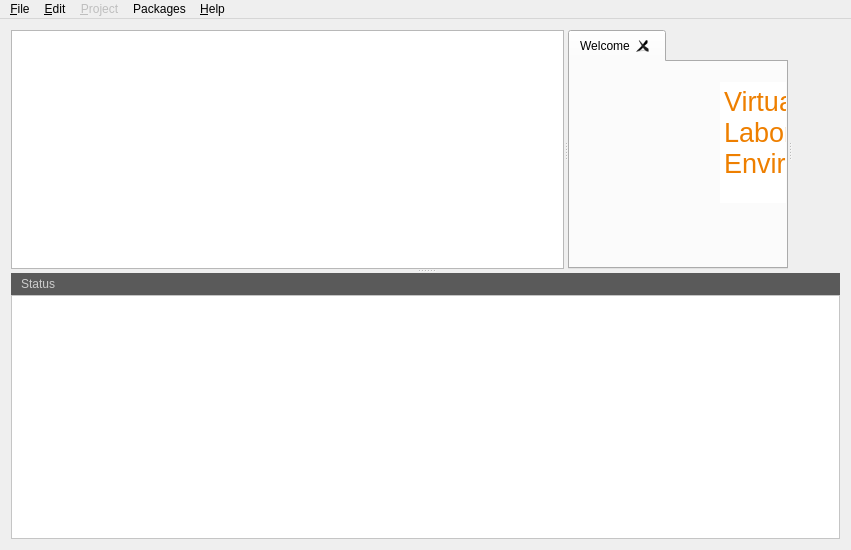
<?xml version="1.0" encoding="UTF-8"?>
<ui version="4.0">
 <class>gvleWin</class>
 <widget class="QMainWindow" name="gvleWin">
  <property name="geometry">
   <rect>
    <x>0</x>
    <y>0</y>
    <width>851</width>
    <height>550</height>
   </rect>
  </property>
  <property name="windowTitle">
   <string>gvleWin</string>
  </property>
  <widget class="QWidget" name="centralWidget">
   <layout class="QGridLayout" name="gridLayout">
    <item row="0" column="0">
     <widget class="QSplitter" name="splitter_2">
      <property name="sizePolicy">
       <sizepolicy hsizetype="Expanding" vsizetype="Expanding">
        <horstretch>0</horstretch>
        <verstretch>0</verstretch>
       </sizepolicy>
      </property>
      <property name="orientation">
       <enum>Qt::Vertical</enum>
      </property>
      <property name="childrenCollapsible">
       <bool>false</bool>
      </property>
      <widget class="QSplitter" name="splitter">
       <property name="sizePolicy">
        <sizepolicy hsizetype="Expanding" vsizetype="Expanding">
         <horstretch>0</horstretch>
         <verstretch>0</verstretch>
        </sizepolicy>
       </property>
       <property name="orientation">
        <enum>Qt::Horizontal</enum>
       </property>
       <widget class="QStackedWidget" name="leftCol">
        <property name="sizePolicy">
         <sizepolicy hsizetype="Expanding" vsizetype="Expanding">
          <horstretch>0</horstretch>
          <verstretch>0</verstretch>
         </sizepolicy>
        </property>
        <property name="frameShadow">
         <enum>QFrame::Plain</enum>
        </property>
        <property name="lineWidth">
         <number>0</number>
        </property>
        <property name="midLineWidth">
         <number>0</number>
        </property>
        <property name="currentIndex">
         <number>0</number>
        </property>
        <widget class="QWidget" name="page">
         <property name="sizePolicy">
          <sizepolicy hsizetype="Expanding" vsizetype="Expanding">
           <horstretch>0</horstretch>
           <verstretch>0</verstretch>
          </sizepolicy>
         </property>
         <layout class="QVBoxLayout" name="verticalLayout">
          <property name="leftMargin">
           <number>0</number>
          </property>
          <property name="topMargin">
           <number>0</number>
          </property>
          <property name="rightMargin">
           <number>0</number>
          </property>
          <property name="bottomMargin">
           <number>0</number>
          </property>
          <item>
           <widget class="QTreeView" name="treeProject">
            <property name="sizePolicy">
             <sizepolicy hsizetype="Expanding" vsizetype="Expanding">
              <horstretch>1</horstretch>
              <verstretch>1</verstretch>
             </sizepolicy>
            </property>
            <property name="minimumSize">
             <size>
              <width>0</width>
              <height>0</height>
             </size>
            </property>
            <property name="maximumSize">
             <size>
              <width>16777215</width>
              <height>16777215</height>
             </size>
            </property>
            <property name="iconSize">
             <size>
              <width>16</width>
              <height>16</height>
             </size>
            </property>
            <property name="headerHidden">
             <bool>false</bool>
            </property>
           </widget>
          </item>
         </layout>
        </widget>
        <widget class="QWidget" name="page_2">
         <property name="sizePolicy">
          <sizepolicy hsizetype="Expanding" vsizetype="Expanding">
           <horstretch>0</horstretch>
           <verstretch>0</verstretch>
          </sizepolicy>
         </property>
         <layout class="QVBoxLayout" name="verticalLayout_2">
          <item>
           <widget class="QFrame" name="frame_2">
            <property name="frameShape">
             <enum>QFrame::StyledPanel</enum>
            </property>
            <property name="frameShadow">
             <enum>QFrame::Raised</enum>
            </property>
            <layout class="QGridLayout" name="gridLayout_2">
             <item row="0" column="0">
              <widget class="QPushButton" name="pushButton_2">
               <property name="text">
                <string>&lt; &gt;</string>
               </property>
              </widget>
             </item>
            </layout>
           </widget>
          </item>
         </layout>
        </widget>
       </widget>
       <widget class="QTabWidget" name="tabWidget">
        <property name="sizePolicy">
         <sizepolicy hsizetype="Expanding" vsizetype="Expanding">
          <horstretch>0</horstretch>
          <verstretch>0</verstretch>
         </sizepolicy>
        </property>
        <property name="minimumSize">
         <size>
          <width>0</width>
          <height>0</height>
         </size>
        </property>
        <property name="currentIndex">
         <number>0</number>
        </property>
        <property name="tabsClosable">
         <bool>true</bool>
        </property>
        <widget class="QWidget" name="tabWelcome">
         <property name="focusPolicy">
          <enum>Qt::TabFocus</enum>
         </property>
         <attribute name="title">
          <string>Welcome</string>
         </attribute>
         <widget class="QLabel" name="label">
          <property name="geometry">
           <rect>
            <x>10</x>
            <y>30</y>
            <width>131</width>
            <height>81</height>
           </rect>
          </property>
          <property name="text">
           <string/>
          </property>
          <property name="pixmap">
           <pixmap resource="gvle.qrc">:/logo/resources/logo/logo.png</pixmap>
          </property>
         </widget>
         <widget class="QTextBrowser" name="textBrowser_3">
          <property name="geometry">
           <rect>
            <x>150</x>
            <y>20</y>
            <width>201</width>
            <height>121</height>
           </rect>
          </property>
          <property name="font">
           <font>
            <pointsize>22</pointsize>
           </font>
          </property>
          <property name="frameShape">
           <enum>QFrame::NoFrame</enum>
          </property>
          <property name="frameShadow">
           <enum>QFrame::Plain</enum>
          </property>
          <property name="lineWidth">
           <number>0</number>
          </property>
          <property name="html">
           <string>&lt;!DOCTYPE HTML PUBLIC &quot;-//W3C//DTD HTML 4.0//EN&quot; &quot;http://www.w3.org/TR/REC-html40/strict.dtd&quot;&gt;
&lt;html&gt;&lt;head&gt;&lt;meta name=&quot;qrichtext&quot; content=&quot;1&quot; /&gt;&lt;style type=&quot;text/css&quot;&gt;
p, li { white-space: pre-wrap; }
&lt;/style&gt;&lt;/head&gt;&lt;body style=&quot; font-family:'Sans Serif'; font-size:22pt; font-weight:400; font-style:normal;&quot;&gt;
&lt;p style=&quot; margin-top:0px; margin-bottom:0px; margin-left:0px; margin-right:0px; -qt-block-indent:0; text-indent:0px;&quot;&gt;&lt;span style=&quot; font-family:'Cantarell'; font-size:20pt; color:#ee7f00;&quot;&gt;Virtual&lt;br /&gt;Laboratory&lt;br /&gt;Environment&lt;/span&gt;&lt;/p&gt;&lt;/body&gt;&lt;/html&gt;</string>
          </property>
         </widget>
        </widget>
       </widget>
       <widget class="QStackedWidget" name="rightStack">
        <widget class="QWidget" name="PageNull">
         <layout class="QVBoxLayout" name="rightCol"/>
        </widget>
       </widget>
      </widget>
      <widget class="QWidget" name="statusWidget" native="true">
       <property name="sizePolicy">
        <sizepolicy hsizetype="Expanding" vsizetype="Expanding">
         <horstretch>0</horstretch>
         <verstretch>0</verstretch>
        </sizepolicy>
       </property>
       <property name="styleSheet">
        <string notr="true">background-color: rgb(255, 117, 117);</string>
       </property>
       <layout class="QVBoxLayout" name="verticalLayout_3">
        <property name="spacing">
         <number>0</number>
        </property>
        <property name="leftMargin">
         <number>0</number>
        </property>
        <property name="topMargin">
         <number>0</number>
        </property>
        <property name="rightMargin">
         <number>0</number>
        </property>
        <property name="bottomMargin">
         <number>0</number>
        </property>
        <item>
         <widget class="QFrame" name="statusTitleFrame">
          <property name="sizePolicy">
           <sizepolicy hsizetype="Expanding" vsizetype="Fixed">
            <horstretch>0</horstretch>
            <verstretch>0</verstretch>
           </sizepolicy>
          </property>
          <property name="minimumSize">
           <size>
            <width>0</width>
            <height>22</height>
           </size>
          </property>
          <property name="maximumSize">
           <size>
            <width>16777215</width>
            <height>22</height>
           </size>
          </property>
          <property name="styleSheet">
           <string notr="true">background-color: rgb(90, 90, 90);</string>
          </property>
          <property name="frameShape">
           <enum>QFrame::NoFrame</enum>
          </property>
          <property name="frameShadow">
           <enum>QFrame::Plain</enum>
          </property>
          <layout class="QHBoxLayout" name="horizontalLayout_2">
           <property name="spacing">
            <number>2</number>
           </property>
           <property name="leftMargin">
            <number>0</number>
           </property>
           <property name="topMargin">
            <number>0</number>
           </property>
           <property name="rightMargin">
            <number>0</number>
           </property>
           <property name="bottomMargin">
            <number>0</number>
           </property>
           <item>
            <widget class="QLabel" name="statusTitle">
             <property name="styleSheet">
              <string notr="true">color: rgb(204, 204, 204);</string>
             </property>
             <property name="lineWidth">
              <number>0</number>
             </property>
             <property name="text">
              <string>Status</string>
             </property>
             <property name="margin">
              <number>0</number>
             </property>
             <property name="indent">
              <number>10</number>
             </property>
            </widget>
           </item>
           <item>
            <spacer name="horizontalSpacer_2">
             <property name="orientation">
              <enum>Qt::Horizontal</enum>
             </property>
             <property name="sizeHint" stdset="0">
              <size>
               <width>40</width>
               <height>20</height>
              </size>
             </property>
            </spacer>
           </item>
           <item>
            <widget class="QPushButton" name="statusTitleToggle">
             <property name="sizePolicy">
              <sizepolicy hsizetype="Fixed" vsizetype="Fixed">
               <horstretch>0</horstretch>
               <verstretch>0</verstretch>
              </sizepolicy>
             </property>
             <property name="minimumSize">
              <size>
               <width>20</width>
               <height>20</height>
              </size>
             </property>
             <property name="maximumSize">
              <size>
               <width>20</width>
               <height>20</height>
              </size>
             </property>
             <property name="baseSize">
              <size>
               <width>20</width>
               <height>0</height>
              </size>
             </property>
             <property name="toolTip">
              <string>open/close</string>
             </property>
             <property name="toolTipDuration">
              <number>-1</number>
             </property>
             <property name="styleSheet">
              <string notr="true">QToolTip { color: #fff; background-color: #000; border: none; }
QPushButton{background-image: url(:/icon/resources/icon/arrow_up_bw.png);}
QPushButton:hover{background:url(:/icon/resources/icon/arrow_up_blue.png);}</string>
             </property>
             <property name="text">
              <string/>
             </property>
             <property name="flat">
              <bool>true</bool>
             </property>
            </widget>
           </item>
          </layout>
         </widget>
        </item>
        <item>
         <widget class="QPlainTextEdit" name="statusLog">
          <property name="sizePolicy">
           <sizepolicy hsizetype="Expanding" vsizetype="MinimumExpanding">
            <horstretch>0</horstretch>
            <verstretch>0</verstretch>
           </sizepolicy>
          </property>
          <property name="minimumSize">
           <size>
            <width>0</width>
            <height>20</height>
           </size>
          </property>
          <property name="contextMenuPolicy">
           <enum>Qt::DefaultContextMenu</enum>
          </property>
          <property name="styleSheet">
           <string notr="true">background-color: rgb(255, 255, 255);</string>
          </property>
          <property name="undoRedoEnabled">
           <bool>false</bool>
          </property>
          <property name="readOnly">
           <bool>false</bool>
          </property>
          <property name="plainText">
           <string notr="true"/>
          </property>
         </widget>
        </item>
       </layout>
      </widget>
     </widget>
    </item>
   </layout>
  </widget>
  <widget class="QMenuBar" name="menuBar">
   <property name="geometry">
    <rect>
     <x>0</x>
     <y>0</y>
     <width>851</width>
     <height>19</height>
    </rect>
   </property>
   <widget class="QMenu" name="menuFile">
    <property name="title">
     <string>&amp;File</string>
    </property>
    <widget class="QMenu" name="menuRecentProjects">
     <property name="title">
      <string>Recent Projects</string>
     </property>
     <addaction name="actionRecent1"/>
     <addaction name="actionRecent2"/>
     <addaction name="actionRecent3"/>
     <addaction name="actionRecent4"/>
     <addaction name="actionRecent5"/>
    </widget>
    <addaction name="actionNewProject"/>
    <addaction name="actionOpenProject"/>
    <addaction name="menuRecentProjects"/>
    <addaction name="separator"/>
    <addaction name="actionCloseProject"/>
    <addaction name="separator"/>
    <addaction name="actionSaveFile"/>
    <addaction name="separator"/>
    <addaction name="actionQuit"/>
   </widget>
   <widget class="QMenu" name="menuProject">
    <property name="enabled">
     <bool>false</bool>
    </property>
    <property name="title">
     <string>&amp;Project</string>
    </property>
    <addaction name="actionConfigureProject"/>
    <addaction name="actionBuildProject"/>
    <addaction name="actionCleanProject"/>
    <addaction name="actionUninstall"/>
   </widget>
   <widget class="QMenu" name="menu_Help">
    <property name="toolTip">
     <string/>
    </property>
    <property name="title">
     <string>&amp;Help</string>
    </property>
    <addaction name="actionResetConfig"/>
    <addaction name="actionHelp"/>
    <addaction name="actionAbout"/>
   </widget>
   <widget class="QMenu" name="menuEdit">
    <property name="title">
     <string>&amp;Edit</string>
    </property>
    <addaction name="actionUndo"/>
    <addaction name="actionRedo"/>
   </widget>
   <widget class="QMenu" name="menuPackages">
    <property name="title">
     <string>Packages</string>
    </property>
    <widget class="QMenu" name="menuDistributions">
     <property name="title">
      <string>Distributions</string>
     </property>
     <addaction name="separator"/>
    </widget>
    <widget class="QMenu" name="menuInstall">
     <property name="title">
      <string>Install</string>
     </property>
     <addaction name="separator"/>
    </widget>
    <widget class="QMenu" name="menuDependencies">
     <property name="title">
      <string>Current package dependencies</string>
     </property>
     <addaction name="separator"/>
    </widget>
    <widget class="QMenu" name="menuUninstall">
     <property name="title">
      <string>Uninstall</string>
     </property>
     <addaction name="separator"/>
    </widget>
    <addaction name="menuDistributions"/>
    <addaction name="menuInstall"/>
    <addaction name="menuUninstall"/>
    <addaction name="separator"/>
    <addaction name="menuDependencies"/>
   </widget>
   <addaction name="menuFile"/>
   <addaction name="menuEdit"/>
   <addaction name="menuProject"/>
   <addaction name="menuPackages"/>
   <addaction name="menu_Help"/>
  </widget>
  <action name="actionNew_Project">
   <property name="enabled">
    <bool>true</bool>
   </property>
   <property name="text">
    <string>New Project</string>
   </property>
   <property name="shortcut">
    <string>Ctrl+N</string>
   </property>
  </action>
  <action name="actionNew_VPZ">
   <property name="text">
    <string>New VPZ</string>
   </property>
   <property name="shortcut">
    <string>Ctrl+S</string>
   </property>
  </action>
  <action name="actionOpenProject">
   <property name="text">
    <string>Open Project</string>
   </property>
   <property name="shortcut">
    <string>Ctrl+O</string>
   </property>
  </action>
  <action name="actionOpen_VPZ">
   <property name="enabled">
    <bool>false</bool>
   </property>
   <property name="text">
    <string>Open VPZ</string>
   </property>
   <property name="shortcut">
    <string>Ctrl+Shift+O</string>
   </property>
  </action>
  <action name="action">
   <property name="text">
    <string>Open Global VPZ</string>
   </property>
  </action>
  <action name="actionSave_File">
   <property name="enabled">
    <bool>false</bool>
   </property>
   <property name="text">
    <string>Save File</string>
   </property>
   <property name="shortcut">
    <string>Ctrl+S</string>
   </property>
  </action>
  <action name="actionSave_File_As">
   <property name="enabled">
    <bool>false</bool>
   </property>
   <property name="text">
    <string>Save File As ...</string>
   </property>
   <property name="shortcut">
    <string>Ctrl+Shift+S</string>
   </property>
  </action>
  <action name="actionClear_Model">
   <property name="enabled">
    <bool>false</bool>
   </property>
   <property name="text">
    <string>Clear Model</string>
   </property>
   <property name="shortcut">
    <string>Ctrl+L</string>
   </property>
  </action>
  <action name="actionImport_Model">
   <property name="enabled">
    <bool>false</bool>
   </property>
   <property name="text">
    <string>Import Model</string>
   </property>
   <property name="shortcut">
    <string>Ctrl+I</string>
   </property>
  </action>
  <action name="actionExport_Model">
   <property name="enabled">
    <bool>false</bool>
   </property>
   <property name="text">
    <string>Export Model</string>
   </property>
  </action>
  <action name="actionExport_Graphic">
   <property name="enabled">
    <bool>false</bool>
   </property>
   <property name="text">
    <string>Export Graphic</string>
   </property>
  </action>
  <action name="actionClose_Tab">
   <property name="enabled">
    <bool>false</bool>
   </property>
   <property name="text">
    <string>Close Tab</string>
   </property>
  </action>
  <action name="actionCloseProject">
   <property name="enabled">
    <bool>false</bool>
   </property>
   <property name="text">
    <string>Close Project</string>
   </property>
  </action>
  <action name="actionQuit">
   <property name="text">
    <string>Quit</string>
   </property>
   <property name="shortcut">
    <string>Ctrl+Q</string>
   </property>
  </action>
  <action name="actionResetConfig">
   <property name="text">
    <string>Reset Config</string>
   </property>
  </action>
  <action name="actionAbout">
   <property name="text">
    <string>About</string>
   </property>
  </action>
  <action name="actionOrder">
   <property name="enabled">
    <bool>false</bool>
   </property>
   <property name="text">
    <string>Order</string>
   </property>
   <property name="statusTip">
    <string/>
   </property>
  </action>
  <action name="actionRefresh">
   <property name="enabled">
    <bool>false</bool>
   </property>
   <property name="text">
    <string>Refresh</string>
   </property>
  </action>
  <action name="actionComplete_view">
   <property name="enabled">
    <bool>false</bool>
   </property>
   <property name="text">
    <string>Complete view</string>
   </property>
  </action>
  <action name="actionSimple_view">
   <property name="enabled">
    <bool>false</bool>
   </property>
   <property name="text">
    <string>Simple view</string>
   </property>
  </action>
  <action name="actionPreferences">
   <property name="text">
    <string>Preferences</string>
   </property>
  </action>
  <action name="actionConfigureProject">
   <property name="enabled">
    <bool>true</bool>
   </property>
   <property name="text">
    <string>Configure Project</string>
   </property>
   <property name="shortcut">
    <string>Ctrl+G</string>
   </property>
  </action>
  <action name="actionProject_dependencies">
   <property name="enabled">
    <bool>false</bool>
   </property>
   <property name="text">
    <string>Project Dependencies</string>
   </property>
  </action>
  <action name="action_2">
   <property name="text">
    <string>Test Project</string>
   </property>
  </action>
  <action name="actionClean_Project">
   <property name="text">
    <string>Clean Project</string>
   </property>
  </action>
  <action name="actionRemove_Binary_Project">
   <property name="text">
    <string>Remove Binary Project</string>
   </property>
  </action>
  <action name="actionProject">
   <property name="enabled">
    <bool>false</bool>
   </property>
   <property name="text">
    <string>Project</string>
   </property>
   <property name="shortcut">
    <string>Ctrl+Shift+E</string>
   </property>
  </action>
  <action name="actionViews">
   <property name="enabled">
    <bool>false</bool>
   </property>
   <property name="text">
    <string>Views</string>
   </property>
  </action>
  <action name="actionDynamics">
   <property name="enabled">
    <bool>false</bool>
   </property>
   <property name="text">
    <string>Dynamics</string>
   </property>
  </action>
  <action name="actionConditions">
   <property name="enabled">
    <bool>false</bool>
   </property>
   <property name="text">
    <string>Conditions</string>
   </property>
  </action>
  <action name="actionLaunchSimulation">
   <property name="text">
    <string>Launch Simulation</string>
   </property>
  </action>
  <action name="actionRecent1">
   <property name="enabled">
    <bool>false</bool>
   </property>
   <property name="text">
    <string>&lt;vide&gt;</string>
   </property>
   <property name="visible">
    <bool>true</bool>
   </property>
  </action>
  <action name="actionRecent2">
   <property name="enabled">
    <bool>false</bool>
   </property>
   <property name="text">
    <string>Last2</string>
   </property>
   <property name="visible">
    <bool>false</bool>
   </property>
  </action>
  <action name="actionRecent3">
   <property name="enabled">
    <bool>false</bool>
   </property>
   <property name="text">
    <string>Last3</string>
   </property>
   <property name="visible">
    <bool>false</bool>
   </property>
  </action>
  <action name="actionRecent4">
   <property name="enabled">
    <bool>false</bool>
   </property>
   <property name="text">
    <string>Last4</string>
   </property>
   <property name="visible">
    <bool>false</bool>
   </property>
  </action>
  <action name="actionRecent5">
   <property name="enabled">
    <bool>false</bool>
   </property>
   <property name="text">
    <string>Last5</string>
   </property>
   <property name="visible">
    <bool>false</bool>
   </property>
  </action>
  <action name="actionHelp">
   <property name="text">
    <string>Help</string>
   </property>
   <property name="shortcut">
    <string>F1</string>
   </property>
  </action>
  <action name="actionSimNone">
   <property name="checkable">
    <bool>true</bool>
   </property>
   <property name="checked">
    <bool>true</bool>
   </property>
   <property name="text">
    <string>internal</string>
   </property>
  </action>
  <action name="actionTest">
   <property name="checkable">
    <bool>true</bool>
   </property>
   <property name="text">
    <string>test</string>
   </property>
  </action>
  <action name="actionZaza">
   <property name="text">
    <string>zaza</string>
   </property>
  </action>
  <action name="actionBuildProject">
   <property name="text">
    <string>Build Project</string>
   </property>
   <property name="shortcut">
    <string>Ctrl+B</string>
   </property>
  </action>
  <action name="actionNewProject">
   <property name="text">
    <string>New Project</string>
   </property>
   <property name="shortcut">
    <string>Ctrl+N</string>
   </property>
  </action>
  <action name="actionUndo">
   <property name="enabled">
    <bool>false</bool>
   </property>
   <property name="text">
    <string>Undo</string>
   </property>
   <property name="shortcut">
    <string>Ctrl+Z</string>
   </property>
  </action>
  <action name="actionRedo">
   <property name="enabled">
    <bool>false</bool>
   </property>
   <property name="text">
    <string>Redo</string>
   </property>
   <property name="shortcut">
    <string>Ctrl+Shift+Z</string>
   </property>
  </action>
  <action name="actionSaveFile">
   <property name="text">
    <string>Save File</string>
   </property>
   <property name="shortcut">
    <string>Ctrl+S</string>
   </property>
  </action>
  <action name="actionCleanProject">
   <property name="text">
    <string>Clean Project</string>
   </property>
  </action>
  <action name="actionUninstall">
   <property name="text">
    <string>Uninstall</string>
   </property>
  </action>
  <action name="actionPkgsUninstall">
   <property name="text">
    <string>Uninstall</string>
   </property>
  </action>
 </widget>
 <layoutdefault spacing="6" margin="11"/>
 <resources>
  <include location="gvle.qrc"/>
  <include location="gvle.qrc"/>
  <include location="../../../../../.designer/backup/gvle.qrc"/>
 </resources>
 <connections/>
</ui>
